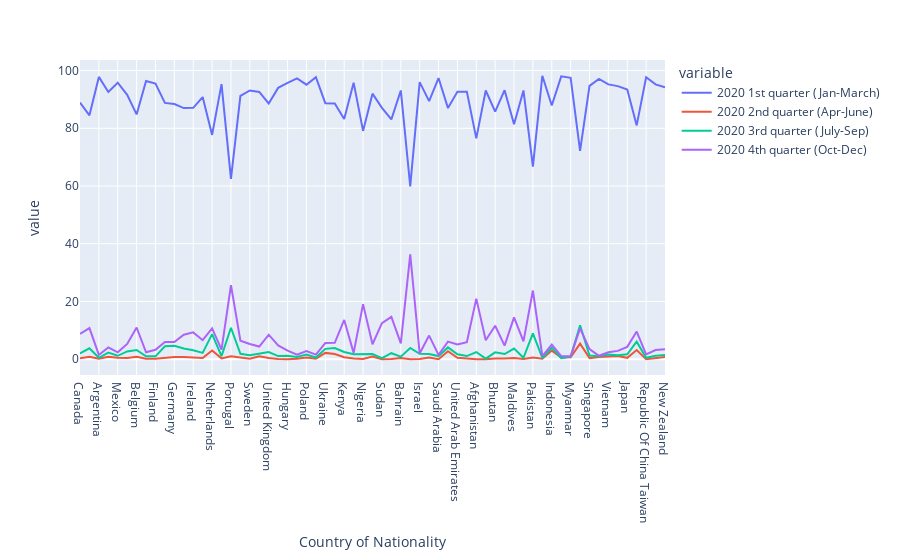

The notebook cell saved with this chart:
### Code cell
cols = ['2020 1st quarter (Jan-March) ','2020 2nd quarter (Apr-June)', '2020 3rd quarter (July-Sep) ', '2020 4th quarter (Oct-Dec) ']
px.line(df, df.index, cols)

### Figure 1 — Plotly figure (JSON) as saved in the notebook; plotly's stock layout.template omitted (floating-point values rounded to 4 significant figures)
{"data": [{"hovertemplate": "variable=2020 1st quarter (Jan-March) <br>Country of Nationality=%{x}<br>value=%{y}<extra></extra>", "legendgroup": "2020 1st quarter (Jan-March) ", "line": {"color": "#636efa", "dash": "solid"}, "marker": {"symbol": "circle"}, "mode": "lines", "name": "2020 1st quarter (Jan-March) ", "orientation": "v", "showlegend": true, "type": "scatter", "x": ["Canada", "United States Of America", "Argentina", "Brazil", "Mexico", "Austria", "Belgium", "Denmark", "Finland", "France", "Germany", "Greece", "Ireland", "Italy", "Netherlands", "Norway", "Portugal", "Spain", "Sweden", "Switzerland", "United Kingdom", "Czech Rep.", "Hungary", "Kazakhstan", "Poland", "Russian Federation", "Ukraine", "Egypt", "Kenya", "Mauritius", "Nigeria", "South Africa", "Sudan", "Tanzania", "Bahrain", "Iraq", "Israel", "Oman", "Saudi Arabia", "Turkey", "United Arab Emirates", "Yemen", "Afghanistan", "Bangladesh", "Bhutan", "Iran", "Maldives", "Nepal", "Pakistan", "Sri Lanka", "Indonesia", "Malaysia", "Myanmar", "Philippines", "Singapore", "Thailand", "Vietnam", "China", "Japan", "Korea (Republic Of ", "Republic Of China Taiwan", "Australia", "New Zealand"], "xaxis": "x", "y": [88.9, 84.5, 97.8, 92.6, 95.8, 91.6, 84.8, 96.4, 95.5, 88.8, 88.4, 87, 87.1, 90.8, 77.7, 95.3, 62.5, 91.2, 93.1, 92.6, 88.6, 94, 95.7, 97.3, 95.1, 97.7, 88.7, 88.6, 83.2, 95.8, 79.1, 92, 87.1, 83.1, 93.1, 59.9, 96, 89.4, 97.4, 87, 92.7, 92.7, 76.5, 93.1, 85.8, 93.2, 81.4, 93.1, 66.7, 98.2, 87.9, 98, 97.5, 72.2, 94.7, 97.1, 95.2, 94.6, 93.4, 81, 97.7, 95.2, 94.2], "yaxis": "y"}, {"hovertemplate": "variable=2020 2nd quarter (Apr-June)<br>Country of Nationality=%{x}<br>value=%{y}<extra></extra>", "legendgroup": "2020 2nd quarter (Apr-June)", "line": {"color": "#EF553B", "dash": "solid"}, "marker": {"symbol": "circle"}, "mode": "lines", "name": "2020 2nd quarter (Apr-June)", "orientation": "v", "showlegend": true, "type": "scatter", "x": ["Canada", "United States Of America", "Argentina", "Brazil", "Mexico", "Austria", "Belgium", "Denmark", "Finland", "France", "Germany", "Greece", "Ireland", "Italy", "Netherlands", "Norway", "Portugal", "Spain", "Sweden", "Switzerland", "United Kingdom", "Czech Rep.", "Hungary", "Kazakhstan", "Poland", "Russian Federation", "Ukraine", "Egypt", "Kenya", "Mauritius", "Nigeria", "South Africa", "Sudan", "Tanzania", "Bahrain", "Iraq", "Israel", "Oman", "Saudi Arabia", "Turkey", "United Arab Emirates", "Yemen", "Afghanistan", "Bangladesh", "Bhutan", "Iran", "Maldives", "Nepal", "Pakistan", "Sri Lanka", "Indonesia", "Malaysia", "Myanmar", "Philippines", "Singapore", "Thailand", "Vietnam", "China", "Japan", "Korea (Republic Of ", "Republic Of China Taiwan", "Australia", "New Zealand"], "xaxis": "x", "y": [0.3, 0.9, 0.2, 0.9, 0.5, 0.4, 0.9, 0.2, 0.2, 0.6, 0.8, 0.8, 0.6, 0.4, 3, 0.3, 1, 0.5, 0.2, 1, 0.4, 0.1, 0, 0.2, 0.6, 0.2, 2.2, 1.8, 0.7, 0.3, 0.1, 0.9, 0, 0.1, 0.4, 0, 0.1, 0.6, 0, 2.8, 0.5, 0.3, 0, 0, 0.3, 0.3, 0.4, 0.1, 0.6, 0.2, 3, 0.6, 0.7, 5.4, 0.4, 0.8, 0.9, 1.1, 0.5, 3.2, 0, 0.4, 0.8], "yaxis": "y"}, {"hovertemplate": "variable=2020 3rd quarter (July-Sep) <br>Country of Nationality=%{x}<br>value=%{y}<extra></extra>", "legendgroup": "2020 3rd quarter (July-Sep) ", "line": {"color": "#00cc96", "dash": "solid"}, "marker": {"symbol": "circle"}, "mode": "lines", "name": "2020 3rd quarter (July-Sep) ", "orientation": "v", "showlegend": true, "type": "scatter", "x": ["Canada", "United States Of America", "Argentina", "Brazil", "Mexico", "Austria", "Belgium", "Denmark", "Finland", "France", "Germany", "Greece", "Ireland", "Italy", "Netherlands", "Norway", "Portugal", "Spain", "Sweden", "Switzerland", "United Kingdom", "Czech Rep.", "Hungary", "Kazakhstan", "Poland", "Russian Federation", "Ukraine", "Egypt", "Kenya", "Mauritius", "Nigeria", "South Africa", "Sudan", "Tanzania", "Bahrain", "Iraq", "Israel", "Oman", "Saudi Arabia", "Turkey", "United Arab Emirates", "Yemen", "Afghanistan", "Bangladesh", "Bhutan", "Iran", "Maldives", "Nepal", "Pakistan", "Sri Lanka", "Indonesia", "Malaysia", "Myanmar", "Philippines", "Singapore", "Thailand", "Vietnam", "China", "Japan", "Korea (Republic Of ", "Republic Of China Taiwan", "Australia", "New Zealand"], "xaxis": "x", "y": [2, 3.8, 0.5, 2.3, 1.2, 2.7, 3.2, 1, 1, 4.5, 4.7, 3.7, 3.1, 2.2, 8.7, 1.1, 10.9, 1.9, 1.4, 1.9, 2.5, 1.1, 1.2, 0.8, 1.6, 0.6, 3.6, 3.9, 2.5, 1.7, 1.7, 1.8, 0.4, 2.1, 0.9, 3.9, 1.9, 1.8, 1.1, 4.1, 1.7, 1.1, 2.5, 0.2, 2.4, 1.8, 3.7, 0.5, 9, 0.5, 4, 0.4, 0.9, 11.8, 1.3, 1, 1.6, 1.4, 1.7, 6.1, 0.5, 1.2, 1.5], "yaxis": "y"}, {"hovertemplate": "variable=2020 4th quarter (Oct-Dec) <br>Country of Nationality=%{x}<br>value=%{y}<extra></extra>", "legendgroup": "2020 4th quarter (Oct-Dec) ", "line": {"color": "#ab63fa", "dash": "solid"}, "marker": {"symbol": "circle"}, "mode": "lines", "name": "2020 4th quarter (Oct-Dec) ", "orientation": "v", "showlegend": true, "type": "scatter", "x": ["Canada", "United States Of America", "Argentina", "Brazil", "Mexico", "Austria", "Belgium", "Denmark", "Finland", "France", "Germany", "Greece", "Ireland", "Italy", "Netherlands", "Norway", "Portugal", "Spain", "Sweden", "Switzerland", "United Kingdom", "Czech Rep.", "Hungary", "Kazakhstan", "Poland", "Russian Federation", "Ukraine", "Egypt", "Kenya", "Mauritius", "Nigeria", "South Africa", "Sudan", "Tanzania", "Bahrain", "Iraq", "Israel", "Oman", "Saudi Arabia", "Turkey", "United Arab Emirates", "Yemen", "Afghanistan", "Bangladesh", "Bhutan", "Iran", "Maldives", "Nepal", "Pakistan", "Sri Lanka", "Indonesia", "Malaysia", "Myanmar", "Philippines", "Singapore", "Thailand", "Vietnam", "China", "Japan", "Korea (Republic Of ", "Republic Of China Taiwan", "Australia", "New Zealand"], "xaxis": "x", "y": [8.8, 10.8, 1.5, 4.1, 2.4, 5.3, 11, 2.4, 3.3, 6, 6, 8.5, 9.3, 6.6, 10.7, 3.3, 25.7, 6.4, 5.3, 4.4, 8.5, 4.8, 3, 1.6, 2.8, 1.6, 5.6, 5.7, 13.6, 2.2, 19.1, 5.2, 12.5, 14.7, 5.5, 36.3, 2, 8.2, 1.5, 6.1, 5.1, 5.9, 21, 6.6, 11.6, 4.7, 14.5, 6.2, 23.8, 1.1, 5.1, 1.1, 1, 10.7, 3.5, 1.2, 2.4, 2.9, 4.3, 9.6, 1.7, 3.2, 3.5], "yaxis": "y"}], "layout": {"legend": {"title": {"text": "variable"}, "tracegroupgap": 0}, "margin": {"t": 60}, "xaxis": {"anchor": "y", "domain": [0, 1], "title": {"text": "Country of Nationality"}}, "yaxis": {"anchor": "x", "domain": [0, 1], "title": {"text": "value"}}}}
